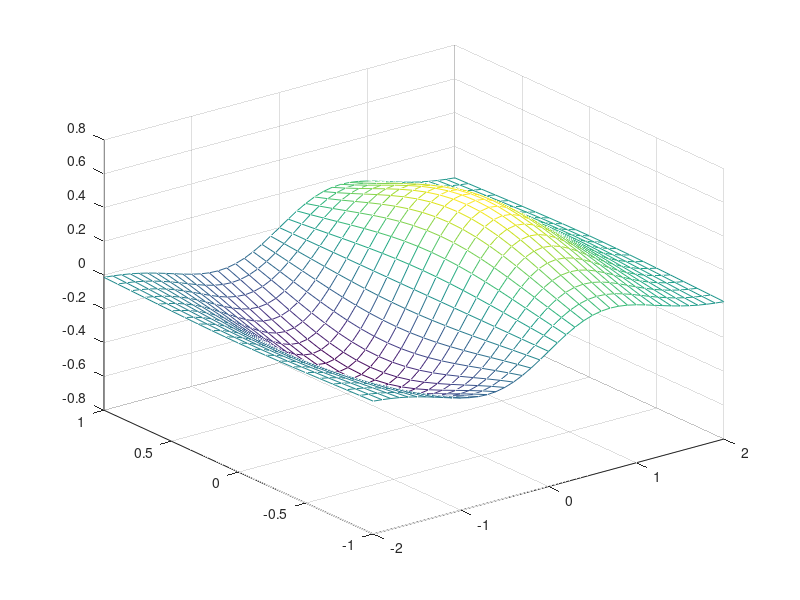

Source code (MATLAB):
clear; clc; close all;

%{
[X,Y] = meshgrid(-2:0.1:2, -2:0.1:2);
Z = X.*exp(-X.^2-Y.^2);
% figure: mesh(Z) % X, Y값이 인덱스로 표현됨.
figure: mesh(X,Y,Z)
%}


x=linspace(-2,2,41);
y=linspace(-1,1,21);
[xx,yy] = meshgrid(x,y);

for i=1:41
    for j=1:21
        z(i,j) = x(i)*exp(-x(i)^2-y(j)^2);
    end
end

mesh(xx,yy,z') % z data dimension caution!
% meshc(xx,yy,z') % contouring graph
















